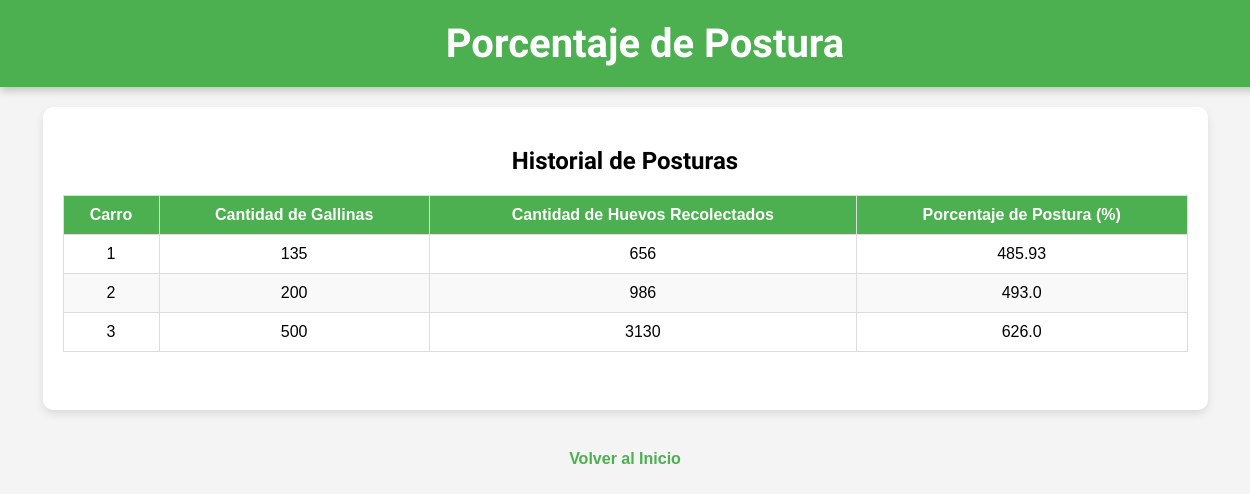
Page /posturas on the committed database.
### tables this page shows
CREATE TABLE gallinas_carro (
    id INTEGER PRIMARY KEY AUTOINCREMENT,
    carro INTEGER NOT NULL UNIQUE,
    cantidad_gallinas INTEGER NOT NULL,
    fecha DATE DEFAULT CURRENT_DATE
);

### app.py (the view)
@app.route('/posturas')
def posturas():
    conn = sqlite3.connect('campo_libre.db')
    conn.row_factory = sqlite3.Row
    cursor = conn.cursor()
    cursor.execute("""
        SELECT carro, cantidad_gallinas
        FROM gallinas_carro
    """)
    gallinas_por_carro = cursor.fetchall()
    cursor.execute("""
        SELECT carro, SUM(cantidad_huevos) AS total_huevos
        FROM recolecciones
        GROUP BY carro
    """)
    huevos_por_carro = cursor.fetchall()
    gallinas_dict = {g['carro']: g['cantidad_gallinas'] for g in gallinas_por_carro}
    huevos_dict = {h['carro']: h['total_huevos'] for h in huevos_por_carro}
    posturas = []
    for carro, cantidad_gallinas in gallinas_dict.items():
        cantidad_huevos = huevos_dict.get(carro, 0)
        porcentaje_postura = (cantidad_huevos / cantidad_gallinas) * 100 if cantidad_gallinas else 0
        posturas.append({
            'carro': carro,
            'cantidad_gallinas': cantidad_gallinas,
            'cantidad_huevos': cantidad_huevos,
            'porcentaje_postura': round(porcentaje_postura, 2)
        })
    conn.close()
    return render_template('posturas.html', posturas=posturas)

### templates/posturas.html (shortened to what this page needs)
<!DOCTYPE html>
<html lang="es">
<head>
    <link rel="stylesheet" href="/static/css/posturas.css">
</head>
<body>
    <header>
        <h1>Porcentaje de Postura</h1>
    </header>
    <section>
        <h2>Historial de Posturas</h2>
        <table border="1">
            <thead>
                <tr>
                    <th>Carro</th>
                    <th>Cantidad de Gallinas</th>
                    <th>Cantidad de Huevos Recolectados</th>
                    <th>Porcentaje de Postura (%)</th>
                </tr>
            </thead>
            <tbody>
                {% for postura in posturas %}
                    <tr>
                        <td>{{ postura.carro }}</td>
                        <td>{{ postura.cantidad_gallinas }}</td>
                        <td>{{ postura.cantidad_huevos }}</td>
                        <td>{{ postura.porcentaje_postura }}</td>
                    </tr>
                {% endfor %}
            </tbody>
        </table>
        <br>
    </section>
    <div class="volver">
        <a href="/">Volver al Inicio</a>
    </div>
</body>
</html>

### static/css/posturas.css (style rules this page uses)
body { font-family: 'Arial', sans-serif; background-color: #f4f4f4; margin: 0; padding: 0; }
header { background-color: #4CAF50; font-family: 'audiowide', sans-serif; width: 100%; padding: 20px; text-align: center; color: white; font-size: 32px; font-weight: bold; box-shadow: 0 4px 8px rgba(0, 0, 0, 0.2); margin-bottom: 20px; }
h1 { font-size: 2.5rem; font-weight: bold; margin: 0; font-family: 'audiowide', sans-serif; }
section { padding: 20px; background-color: white; border-radius: 10px; margin: 20px auto; max-width: 90%; box-shadow: 0 4px 8px rgba(0, 0, 0, 0.1); }
section h2 { font-size: 1.5rem; margin-bottom: 10px; font-family: 'audiowide', sans-serif; text-align: center; }
table { width: 100%; margin-top: 20px; border-collapse: collapse; margin-bottom: 20px; }
th, td { padding: 10px; text-align: center; border: 1px solid #ddd; }
th { background-color: #4CAF50; color: white; }
tr:nth-child(even) { background-color: #f9f9f9; }
.volver { display: flex; justify-content: center; }
a { color: #4caf50; text-decoration: none; font-weight: bold; transition: color 0.3s; margin: 20px; text-align: center; }

### rows in the picture
gallinas_carro: carro "3", cantidad_gallinas "500", cantidad_huevos "3130", porcentaje_postura "626.0"

### other values in the picture
{{ postura.carro }} "1" "2"
{{ postura.cantidad_gallinas }} "135" "200"
{{ postura.cantidad_huevos }} "656" "986"
{{ postura.porcentaje_postura }} "485.93" "493.0"
